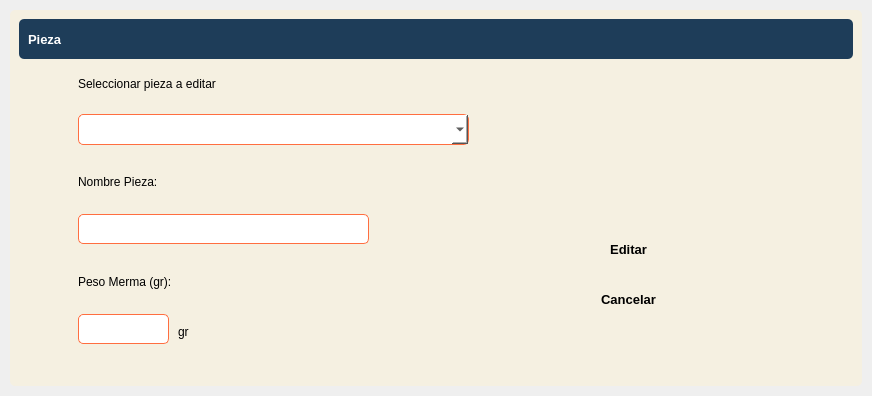
<?xml version="1.0" encoding="UTF-8"?>
<ui version="4.0">
 <class>DetailWindow</class>
 <widget class="QWidget" name="DetailWindow">
  <property name="geometry">
   <rect>
    <x>0</x>
    <y>0</y>
    <width>872</width>
    <height>396</height>
   </rect>
  </property>
  <property name="windowTitle">
   <string>Form</string>
  </property>
  <property name="styleSheet">
   <string notr="true">border-radius: 5px</string>
  </property>
  <layout class="QVBoxLayout" name="verticalLayout">
   <property name="spacing">
    <number>0</number>
   </property>
   <property name="leftMargin">
    <number>0</number>
   </property>
   <property name="topMargin">
    <number>0</number>
   </property>
   <property name="rightMargin">
    <number>0</number>
   </property>
   <property name="bottomMargin">
    <number>0</number>
   </property>
   <item>
    <widget class="QFrame" name="central_widget_frame">
     <property name="frameShape">
      <enum>QFrame::StyledPanel</enum>
     </property>
     <property name="frameShadow">
      <enum>QFrame::Raised</enum>
     </property>
     <layout class="QVBoxLayout" name="shadow_layout">
      <property name="spacing">
       <number>0</number>
      </property>
      <property name="leftMargin">
       <number>10</number>
      </property>
      <property name="topMargin">
       <number>10</number>
      </property>
      <property name="rightMargin">
       <number>10</number>
      </property>
      <property name="bottomMargin">
       <number>10</number>
      </property>
      <item>
       <widget class="QFrame" name="background_frame">
        <property name="styleSheet">
         <string notr="true">background-color: rgb(245, 240, 225);</string>
        </property>
        <property name="frameShape">
         <enum>QFrame::StyledPanel</enum>
        </property>
        <property name="frameShadow">
         <enum>QFrame::Raised</enum>
        </property>
        <layout class="QVBoxLayout" name="verticalLayout_2">
         <item>
          <widget class="QFrame" name="top_bar_frame">
           <property name="minimumSize">
            <size>
             <width>0</width>
             <height>40</height>
            </size>
           </property>
           <property name="maximumSize">
            <size>
             <width>16777215</width>
             <height>40</height>
            </size>
           </property>
           <property name="styleSheet">
            <string notr="true">background-color: #1e3d59;</string>
           </property>
           <property name="frameShape">
            <enum>QFrame::StyledPanel</enum>
           </property>
           <property name="frameShadow">
            <enum>QFrame::Raised</enum>
           </property>
           <layout class="QHBoxLayout" name="horizontalLayout_3">
            <item>
             <widget class="QLabel" name="title_label">
              <property name="font">
               <font>
                <pointsize>10</pointsize>
                <bold>true</bold>
               </font>
              </property>
              <property name="styleSheet">
               <string notr="true">color: white;</string>
              </property>
              <property name="text">
               <string>Pieza</string>
              </property>
             </widget>
            </item>
            <item>
             <widget class="QFrame" name="buttons_holder_frame">
              <property name="minimumSize">
               <size>
                <width>0</width>
                <height>30</height>
               </size>
              </property>
              <property name="maximumSize">
               <size>
                <width>113</width>
                <height>16777215</height>
               </size>
              </property>
              <property name="frameShape">
               <enum>QFrame::StyledPanel</enum>
              </property>
              <property name="frameShadow">
               <enum>QFrame::Raised</enum>
              </property>
              <widget class="QToolButton" name="minimize_button">
               <property name="geometry">
                <rect>
                 <x>10</x>
                 <y>0</y>
                 <width>22</width>
                 <height>22</height>
                </rect>
               </property>
               <property name="text">
                <string/>
               </property>
               <property name="icon">
                <iconset>
                 <normaloff>../../pys6-recipes-organizer/assets/icons/minimize-window.png</normaloff>../../pys6-recipes-organizer/assets/icons/minimize-window.png</iconset>
               </property>
               <property name="iconSize">
                <size>
                 <width>25</width>
                 <height>25</height>
                </size>
               </property>
              </widget>
              <widget class="QToolButton" name="restore_button">
               <property name="geometry">
                <rect>
                 <x>50</x>
                 <y>0</y>
                 <width>22</width>
                 <height>22</height>
                </rect>
               </property>
               <property name="text">
                <string/>
               </property>
               <property name="icon">
                <iconset>
                 <normaloff>../../pys6-recipes-organizer/assets/icons/restore-window.png</normaloff>../../pys6-recipes-organizer/assets/icons/restore-window.png</iconset>
               </property>
               <property name="iconSize">
                <size>
                 <width>25</width>
                 <height>25</height>
                </size>
               </property>
              </widget>
              <widget class="QToolButton" name="maximize_button">
               <property name="geometry">
                <rect>
                 <x>50</x>
                 <y>0</y>
                 <width>22</width>
                 <height>22</height>
                </rect>
               </property>
               <property name="text">
                <string/>
               </property>
               <property name="icon">
                <iconset>
                 <normaloff>../../pys6-recipes-organizer/assets/icons/maximize-window.png</normaloff>../../pys6-recipes-organizer/assets/icons/maximize-window.png</iconset>
               </property>
               <property name="iconSize">
                <size>
                 <width>25</width>
                 <height>25</height>
                </size>
               </property>
              </widget>
              <widget class="QToolButton" name="close_button">
               <property name="geometry">
                <rect>
                 <x>90</x>
                 <y>0</y>
                 <width>22</width>
                 <height>22</height>
                </rect>
               </property>
               <property name="text">
                <string/>
               </property>
               <property name="icon">
                <iconset>
                 <normaloff>../../pys6-recipes-organizer/assets/icons/close-window.png</normaloff>../../pys6-recipes-organizer/assets/icons/close-window.png</iconset>
               </property>
               <property name="iconSize">
                <size>
                 <width>25</width>
                 <height>25</height>
                </size>
               </property>
              </widget>
             </widget>
            </item>
           </layout>
          </widget>
         </item>
         <item>
          <widget class="QFrame" name="content_frame">
           <property name="frameShape">
            <enum>QFrame::StyledPanel</enum>
           </property>
           <property name="frameShadow">
            <enum>QFrame::Raised</enum>
           </property>
           <layout class="QVBoxLayout" name="verticalLayout_3">
            <item>
             <widget class="QFrame" name="frame">
              <property name="frameShape">
               <enum>QFrame::StyledPanel</enum>
              </property>
              <property name="frameShadow">
               <enum>QFrame::Raised</enum>
              </property>
              <widget class="QLabel" name="label_2">
               <property name="geometry">
                <rect>
                 <x>50</x>
                 <y>200</y>
                 <width>111</width>
                 <height>16</height>
                </rect>
               </property>
               <property name="text">
                <string>Peso Merma (gr):</string>
               </property>
              </widget>
              <widget class="QPushButton" name="add_edit_button_3">
               <property name="geometry">
                <rect>
                 <x>500</x>
                 <y>160</y>
                 <width>201</width>
                 <height>30</height>
                </rect>
               </property>
               <property name="font">
                <font>
                 <pointsize>10</pointsize>
                 <bold>true</bold>
                </font>
               </property>
               <property name="styleSheet">
                <string notr="true">QPushButton { 
background-color : #ff6e40;
color: white;
}
QPushButton::hover {background-color : #ffc13b};</string>
               </property>
               <property name="text">
                <string>Editar</string>
               </property>
               <property name="icon">
                <iconset>
                 <normaloff>../../pys6-recipes-organizer/assets/icons/plus.png</normaloff>../../pys6-recipes-organizer/assets/icons/plus.png</iconset>
               </property>
               <property name="iconSize">
                <size>
                 <width>20</width>
                 <height>20</height>
                </size>
               </property>
              </widget>
              <widget class="QLabel" name="label_3">
               <property name="geometry">
                <rect>
                 <x>50</x>
                 <y>100</y>
                 <width>111</width>
                 <height>16</height>
                </rect>
               </property>
               <property name="text">
                <string>Nombre Pieza:</string>
               </property>
              </widget>
              <widget class="QLineEdit" name="administrador_line_edit">
               <property name="geometry">
                <rect>
                 <x>50</x>
                 <y>140</y>
                 <width>291</width>
                 <height>30</height>
                </rect>
               </property>
               <property name="styleSheet">
                <string notr="true">background-color: white;
border: 1px solid #ff6e40;</string>
               </property>
              </widget>
              <widget class="QPushButton" name="cancel_button">
               <property name="geometry">
                <rect>
                 <x>500</x>
                 <y>210</y>
                 <width>201</width>
                 <height>30</height>
                </rect>
               </property>
               <property name="font">
                <font>
                 <pointsize>10</pointsize>
                 <bold>true</bold>
                </font>
               </property>
               <property name="styleSheet">
                <string notr="true">QPushButton { 
background-color : #6b7b8c;
color: white;
}
QPushButton::hover {background-color : #ffc13b};</string>
               </property>
               <property name="text">
                <string>Cancelar</string>
               </property>
               <property name="icon">
                <iconset>
                 <normaloff>../../pys6-recipes-organizer/assets/icons/cancel.png</normaloff>../../pys6-recipes-organizer/assets/icons/cancel.png</iconset>
               </property>
               <property name="iconSize">
                <size>
                 <width>20</width>
                 <height>20</height>
                </size>
               </property>
              </widget>
              <widget class="QComboBox" name="comboBox">
               <property name="geometry">
                <rect>
                 <x>50</x>
                 <y>40</y>
                 <width>391</width>
                 <height>31</height>
                </rect>
               </property>
               <property name="styleSheet">
                <string notr="true">background-color: white;
border: 1px solid #ff6e40;</string>
               </property>
              </widget>
              <widget class="QLabel" name="label_4">
               <property name="geometry">
                <rect>
                 <x>50</x>
                 <y>0</y>
                 <width>171</width>
                 <height>20</height>
                </rect>
               </property>
               <property name="text">
                <string>Seleccionar pieza a editar</string>
               </property>
              </widget>
              <widget class="QLineEdit" name="administrador_line_edit_2">
               <property name="geometry">
                <rect>
                 <x>50</x>
                 <y>240</y>
                 <width>91</width>
                 <height>30</height>
                </rect>
               </property>
               <property name="styleSheet">
                <string notr="true">background-color: white;
border: 1px solid #ff6e40;</string>
               </property>
              </widget>
              <widget class="QLabel" name="label_5">
               <property name="geometry">
                <rect>
                 <x>150</x>
                 <y>250</y>
                 <width>111</width>
                 <height>16</height>
                </rect>
               </property>
               <property name="text">
                <string>gr</string>
               </property>
              </widget>
             </widget>
            </item>
           </layout>
          </widget>
         </item>
        </layout>
       </widget>
      </item>
     </layout>
    </widget>
   </item>
  </layout>
 </widget>
 <resources/>
 <connections/>
</ui>
